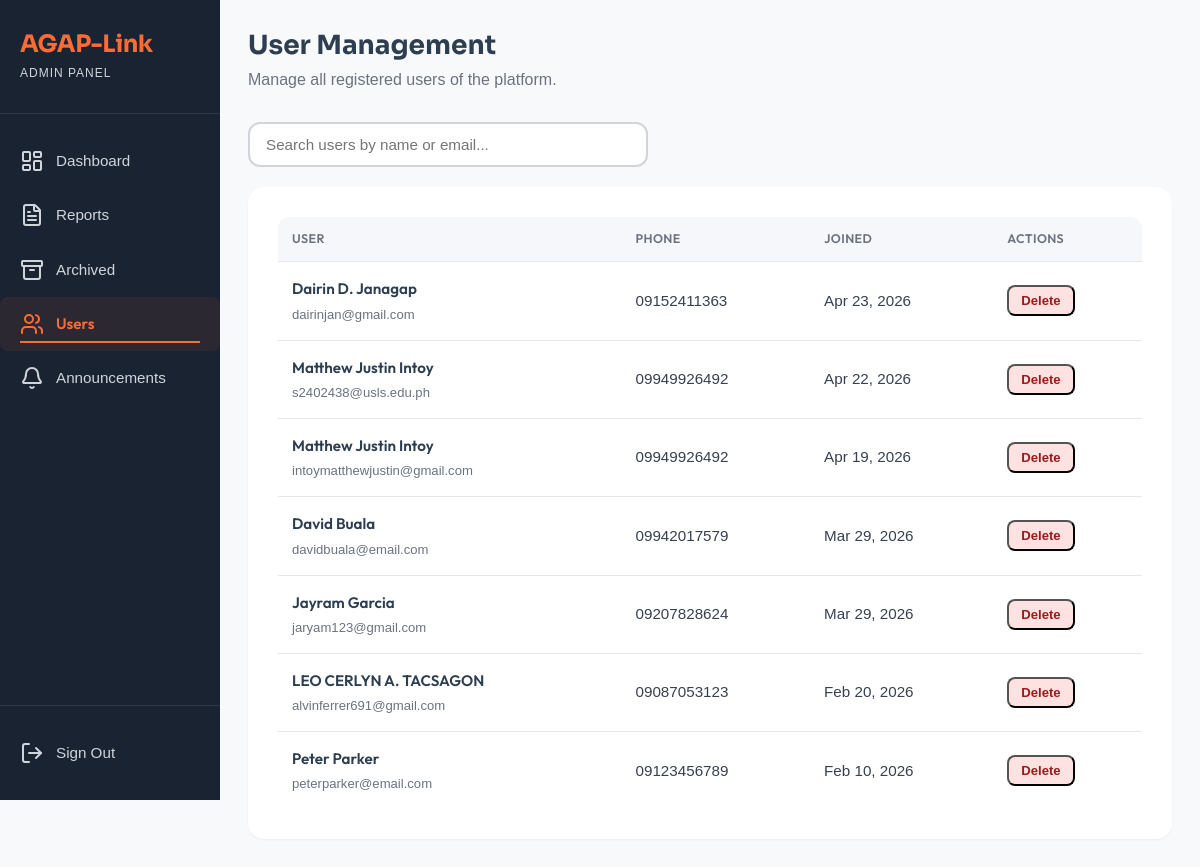
Before: /view/admin_module/admin_users.php (signed in) with the older database file.
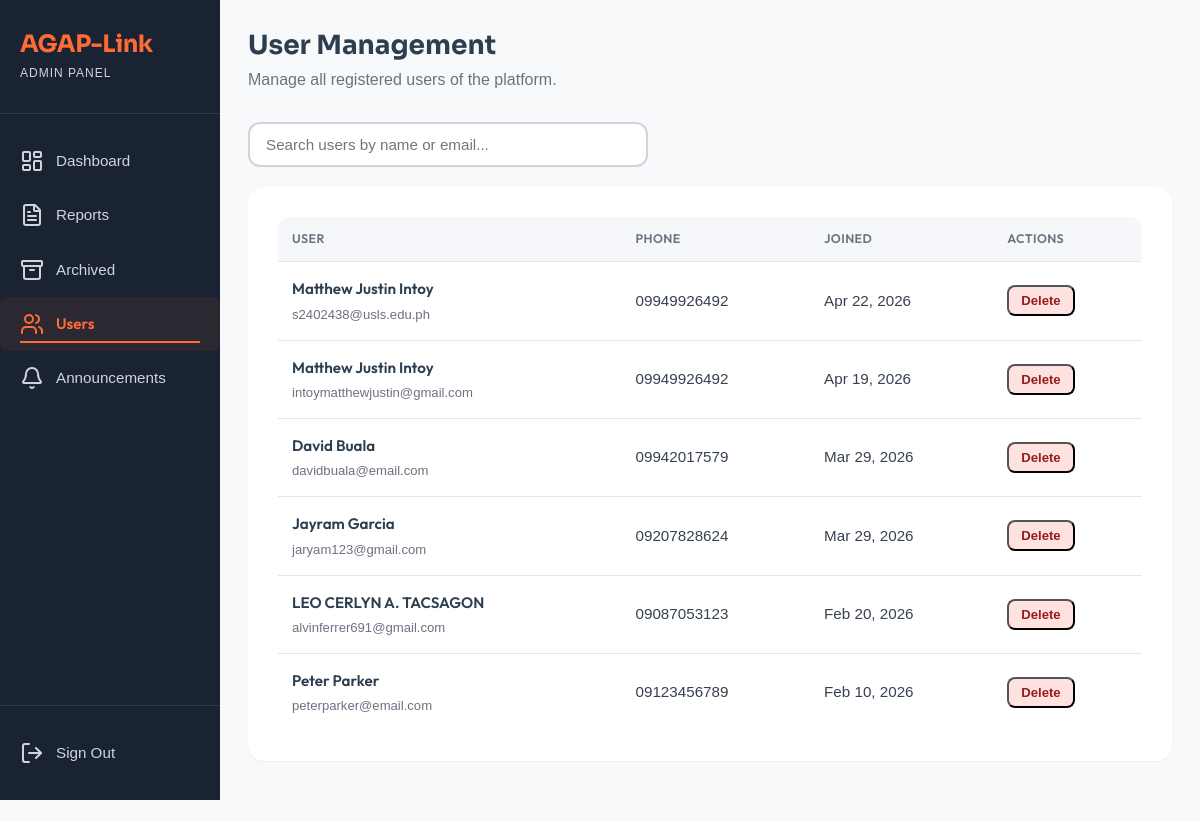
After: the same page with the newer database file.
### tables this page shows
CREATE TABLE `users` (
  `user_id` int(11) NOT NULL,
  `first_name` varchar(100) NOT NULL,
  `middle_initial` varchar(5) DEFAULT NULL,
  `last_name` varchar(100) NOT NULL,
  `email` varchar(255) NOT NULL,
  `phone_number` varchar(20) NOT NULL,
  `password_hash` varchar(255) NOT NULL,
  `created_at` datetime NOT NULL DEFAULT current_timestamp(),
  `last_login` datetime DEFAULT NULL
);

### model/User.php (called while the page is built, shortened)
<?php
require_once __DIR__ . '/../config/agaplinkdb.php';
class User
{
    private $conn;
    public function __construct()
    {
        global $conn;
        $this->conn = $conn;
    }
    public function list_users()
    {
        $sql = "SELECT user_id, first_name, middle_initial, last_name,
                       CONCAT(first_name, ' ', IFNULL(CONCAT(middle_initial, '. '), ''), last_name) AS full_name,
                       email, phone_number, created_at
                FROM users ORDER BY created_at DESC";
        $q = $this->conn->query($sql) or die("failed!");
        $data = [];
        while ($r = $q->fetch(PDO::FETCH_ASSOC)) {
            $data[] = $r;
        }
        return empty($data) ? false : $data;
    }
}

### view/admin_module/admin_users.php (the view, shortened to what this page needs)
<?php
require_once MODEL_PATH . 'User.php';
$userObj = new User();
$users   = $userObj->list_users();
?>
<!DOCTYPE html>
<html lang="en">
<head>
    <link rel="stylesheet" href="<?= ASSET_URL ?>/css/admin_module/admin_module.css">
</head>
<body>
    <div class="dashboard-container">
        <?php require_once __DIR__ . '/../partials/admin_sidebar.php'; ?>
        <main class="main-content page-transition">
            <header class="content-header">
                <div class="welcome-section">
                    <h1 class="welcome-title">User Management</h1>
                    <p class="welcome-subtitle">Manage all registered users of the platform.</p>
                </div>
            </header>
            <div class="users-search">
                <input type="text" id="userSearchInput" placeholder="Search users by name or email..." oninput="filterUsers()">
            </div>
            <section class="users-section">
                <div class="table-wrapper">
                    <table class="users-table" id="usersTable">
                        <thead>
                            <tr>
                                <th>User</th>
                                <th>Phone</th>
                                <th>Joined</th>
                                <th>Actions</th>
                            </tr>
                        </thead>
                        <tbody>
                            <?php if ($users): ?>
                                <?php foreach ($users as $user): ?>
                                    <tr class="user-row">
                                        <td>
                                            <div class="user-info">
                                                <span class="user-fullname"><?= htmlspecialchars($user['full_name']) ?></span>
                                                <span class="user-email"><?= htmlspecialchars($user['email']) ?></span>
                                            </div>
                                        </td>
                                        <td><?= htmlspecialchars($user['phone_number'] ?? '—') ?></td>
                                        <td><?= date('M d, Y', strtotime($user['created_at'])) ?></td>
                                        <td>
                                            <div class="user-actions">
                                                <button
                                                    class="action-delete"
                                                    onclick="openDeleteModal(<?= $user['user_id'] ?>, '<?= htmlspecialchars(addslashes($user['full_name'])) ?>')">
                                                    Delete
                                                </button>
                                            </div>
                                        </td>
                                    </tr>
                                <?php endforeach; ?>
                            <?php endif; ?>
                        </tbody>
                    </table>
                </div>
            </section>
        </main>
    </div>
</body>
</html>

Changed rows visible on the page:
removed users: full_name "Dairin D. Janagap", email "dairinjan@gmail.com", phone_number "09152411363", created_at "Apr 23, 2026"
